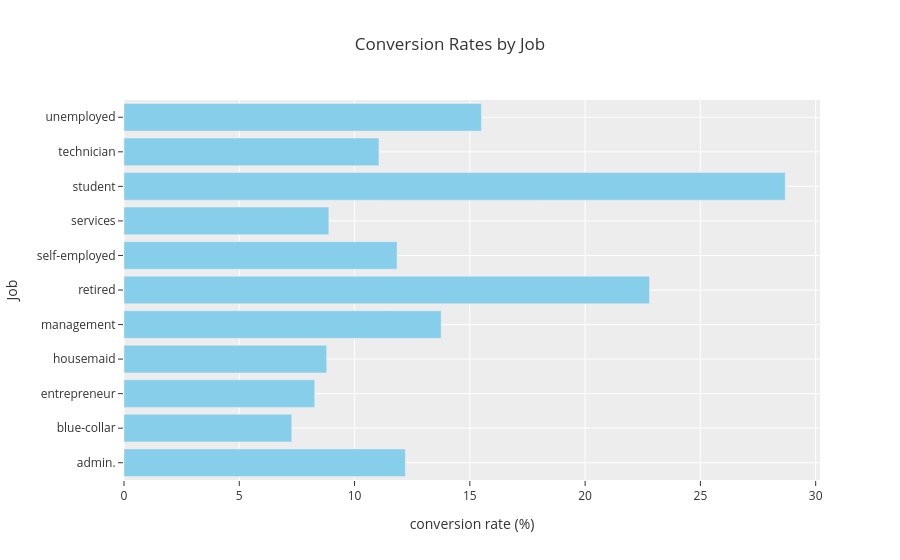

Notebook code for this chart:
### Code cell
import plotly.express as px

plot_df = conversion_rate_by_job_df.reset_index()

fig = px.bar(
    plot_df,
    x='conversion',
    y='job',
    orientation='h',
    title='Conversion Rates by Job',
    color_discrete_sequence=['skyblue'],
    template='ggplot2'
)

fig.update_layout(
    xaxis_title='conversion rate (%)',
    yaxis_title='Job'
)
fig.update_xaxes(showgrid=True)

fig.show()

### Figure 1 — Plotly figure (JSON) as saved in the notebook; plotly's stock layout.template omitted (floating-point values rounded to 4 significant figures)
{"data": [{"hovertemplate": "conversion=%{x}<br>job=%{y}<extra></extra>", "legendgroup": "", "marker": {"color": "skyblue", "pattern": {"shape": ""}}, "name": "", "orientation": "h", "showlegend": false, "textposition": "auto", "type": "bar", "x": [12.2, 7.275, 8.272, 8.79, 13.76, 22.79, 11.84, 8.883, 28.68, 11.06, 15.5], "xaxis": "x", "y": ["admin.", "blue-collar", "entrepreneur", "housemaid", "management", "retired", "self-employed", "services", "student", "technician", "unemployed"], "yaxis": "y"}], "layout": {"barmode": "relative", "legend": {"tracegroupgap": 0}, "title": {"text": "Conversion Rates by Job"}, "xaxis": {"anchor": "y", "domain": [0, 1], "showgrid": true, "title": {"text": "conversion rate (%)"}}, "yaxis": {"anchor": "x", "domain": [0, 1], "title": {"text": "Job"}}}}
